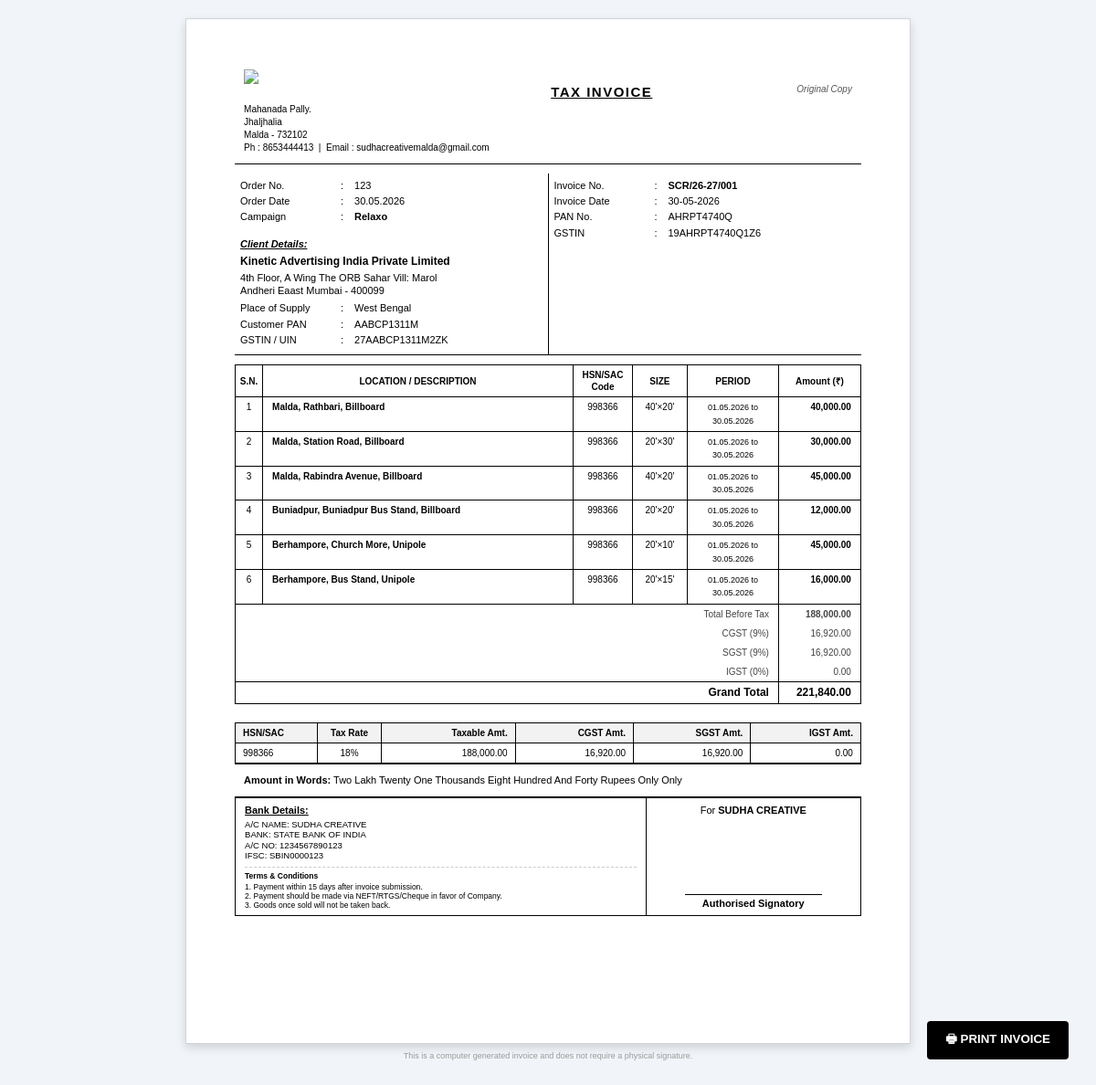
Screenshot of /modules/operations/generate_invoice.php?booking_id=28 (signed in) with the database file from the repository.
### tables this page shows
CREATE TABLE `bookings` (
  `id` int(11) NOT NULL AUTO_INCREMENT,
  `proposal_id` int(11) DEFAULT NULL,
  `entity_id` int(11) DEFAULT NULL,
  `booking_number` varchar(50) DEFAULT NULL,
  `client_id` int(11) NOT NULL,
  `campaign_name` varchar(255) DEFAULT NULL,
  `start_date` date DEFAULT NULL,
  `end_date` date DEFAULT NULL,
  `total_amount` decimal(15,2) DEFAULT NULL,
  `tax_amount` decimal(15,2) DEFAULT NULL,
  `grand_total` decimal(15,2) DEFAULT NULL,
  `printing_cost` decimal(15,2) DEFAULT 0.00,
  `mounting_cost` decimal(15,2) DEFAULT 0.00,
  `status` enum('pending','mounting','active','completed','cancelled') DEFAULT 'pending',
  `approval_status` enum('pending_approval','approved','rejected') DEFAULT 'pending_approval',
  `approved_by` int(11) DEFAULT NULL,
  `approved_at` timestamp NULL DEFAULT NULL,
  `rejection_reason` text DEFAULT NULL,
  `confirmation_type` varchar(20) DEFAULT 'po',
  `customer_po_no` varchar(50) DEFAULT NULL,
  `customer_po_date` date DEFAULT NULL,
  `email_date` date DEFAULT NULL,
  `customer_po_file` varchar(255) DEFAULT NULL,
  `created_at` timestamp NULL DEFAULT current_timestamp(),
  `mounting_date` varchar(255) DEFAULT NULL,
  `brand_name` varchar(255) DEFAULT NULL,
  `external_po` varchar(255) DEFAULT NULL,
  `contact_person` varchar(255) DEFAULT NULL,
  `billing_gstin` varchar(20) DEFAULT NULL,
  `tax_type` enum('cgst_sgst','igst') DEFAULT 'igst',
  PRIMARY KEY (`id`),
  KEY `client_id` (`client_id`)
);

CREATE TABLE `partners` (
  `id` int(11) NOT NULL AUTO_INCREMENT,
  `type` enum('client','vendor') NOT NULL,
  `business_type` varchar(100) DEFAULT NULL,
  `name` varchar(255) NOT NULL,
  `gstin` varchar(15) DEFAULT NULL,
  `additional_gst` text DEFAULT NULL,
  `pan` varchar(10) DEFAULT NULL,
  `msme` varchar(100) DEFAULT NULL,
  `cin` varchar(100) DEFAULT NULL,
  `contact_person` varchar(100) DEFAULT NULL,
  `phone` varchar(100) DEFAULT NULL,
  `email` varchar(100) DEFAULT NULL,
  `address` text DEFAULT NULL,
  `city` varchar(100) DEFAULT NULL,
  `state` varchar(100) DEFAULT NULL,
  `district` varchar(100) DEFAULT NULL,
  `pincode` varchar(10) DEFAULT NULL,
  `billing_address` text DEFAULT NULL,
  `payment_terms` varchar(255) DEFAULT NULL,
  `status` enum('active','inactive') DEFAULT 'active',
  `created_at` timestamp NOT NULL DEFAULT current_timestamp(),
  PRIMARY KEY (`id`)
);

CREATE TABLE `invoices` (
  `id` int(11) NOT NULL AUTO_INCREMENT,
  `invoice_number` varchar(50) DEFAULT NULL,
  `booking_id` int(11) NOT NULL,
  `entity_id` int(11) DEFAULT NULL,
  `invoice_date` date DEFAULT NULL,
  `type` enum('tax','proforma','estimate','printing') DEFAULT 'tax',
  `sub_total` decimal(15,2) DEFAULT NULL,
  `cgst` decimal(15,2) DEFAULT NULL,
  `sgst` decimal(15,2) DEFAULT NULL,
  `igst` decimal(15,2) DEFAULT NULL,
  `total_amount` decimal(15,2) DEFAULT NULL,
  `payment_status` enum('unpaid','partially_paid','paid') DEFAULT 'unpaid',
  `approval_status` enum('pending_approval','approved','rejected') DEFAULT 'pending_approval',
  `approved_by` int(11) DEFAULT NULL,
  `approved_at` timestamp NULL DEFAULT NULL,
  `rejection_reason` text DEFAULT NULL,
  `created_at` timestamp NOT NULL DEFAULT current_timestamp(),
  `billing_gstin` varchar(20) DEFAULT NULL,
  `remarks` text DEFAULT NULL,
  PRIMARY KEY (`id`),
  KEY `fk_invoice_entity` (`entity_id`),
  CONSTRAINT `fk_invoice_entity` FOREIGN KEY (`entity_id`) REFERENCES `entities` (`id`) ON DELETE SET NULL
);

CREATE TABLE `booking_items` (
  `id` int(11) NOT NULL AUTO_INCREMENT,
  `booking_id` int(11) NOT NULL,
  `proposal_item_id` int(11) DEFAULT NULL,
  `site_id` int(11) NOT NULL,
  `purchase_rate` decimal(15,2) DEFAULT NULL,
  `sale_rate` decimal(15,2) DEFAULT NULL,
  `start_date` date DEFAULT NULL,
  `end_date` date DEFAULT NULL,
  `days` int(11) DEFAULT 30,
  `purchase_amount` decimal(15,2) DEFAULT NULL,
  `amount` decimal(15,2) DEFAULT NULL,
  `selected_image` varchar(255) DEFAULT NULL,
  `printing_vendor_id` varchar(255) DEFAULT NULL,
  `printing_rate` varchar(255) DEFAULT NULL,
  `printing_amount` varchar(255) DEFAULT NULL,
  `custom_location` varchar(255) DEFAULT NULL,
  `custom_site_name` varchar(255) DEFAULT NULL,
  PRIMARY KEY (`id`)
);

CREATE TABLE `sites` (
  `id` int(11) NOT NULL AUTO_INCREMENT,
  `site_code` varchar(50) DEFAULT NULL,
  `name` varchar(255) NOT NULL,
  `location` varchar(255) DEFAULT NULL,
  `city` varchar(100) DEFAULT NULL,
  `state` varchar(100) DEFAULT NULL,
  `type` varchar(50) DEFAULT NULL,
  `genre` varchar(100) DEFAULT NULL,
  `width` float DEFAULT NULL,
  `height` float DEFAULT NULL,
  `facing` varchar(50) DEFAULT NULL,
  `light_type` enum('BL','NL','FL') DEFAULT 'NL',
  `hsn_code` varchar(10) DEFAULT '998366',
  `mounting_hsn` varchar(50) DEFAULT NULL,
  `grade` enum('A','B','C') DEFAULT 'B',
  `sqft` float GENERATED ALWAYS AS (`width` * `height`) STORED,
  `owner_type` enum('HA','TA') DEFAULT 'HA',
  `vendor_id` int(11) DEFAULT NULL,
  `vendor_gst` varchar(20) DEFAULT NULL,
  `card_rate` decimal(10,2) DEFAULT NULL,
  `purchase_rate` decimal(10,2) DEFAULT NULL,
  `status` enum('available','booked','maintenance') DEFAULT 'available',
  `available_from` date DEFAULT NULL,
  `image_url` varchar(255) DEFAULT NULL,
  `latitude` decimal(10,8) DEFAULT NULL,
  `longitude` decimal(11,8) DEFAULT NULL,
  `area` varchar(255) DEFAULT NULL,
  `district` varchar(255) DEFAULT NULL,
  PRIMARY KEY (`id`)
);

### modules/operations/generate_invoice.php (the view, shortened to what the rows shown need)
<?php
include_once __DIR__ . '/../../config/db.php';
include_once __DIR__ . '/../../includes/functions.php';
$booking_id = isset($_GET['booking_id']) ? intval($_GET['booking_id']) : 0;
$stmtInvCheck = $pdo->prepare("SELECT * FROM invoices WHERE booking_id = ? AND type = 'tax' LIMIT 1");
$stmtInvCheck->execute([$booking_id]);
$invoiceData = $stmtInvCheck->fetch();
$stmt = $pdo->prepare("
    SELECT b.*, c.name as client_name, c.address as client_address, c.gstin as client_gstin,
           c.state as client_state, c.additional_gst, c.contact_person, c.phone, c.pan as client_pan
    FROM bookings b
    JOIN partners c ON b.client_id = c.id
    WHERE b.id = ?
");
$stmt->execute([$booking_id]);
$b = $stmt->fetch();
if (!empty($b['billing_gstin']) && $b['billing_gstin'] !== $b['client_gstin'] && !empty($b['additional_gst'])) {
    $addGsts = json_decode($b['additional_gst'], true);
    if (is_array($addGsts)) {
        foreach ($addGsts as $g) {
            if ($g['gstin'] === $b['billing_gstin']) {
                $b['client_gstin']   = $g['gstin'];
                $b['client_address'] = $g['address'];
                $b['client_state']   = $g['state'];
                break;
            }
        }
    }
}
$stmtItems = $pdo->prepare("
    SELECT bi.*, COALESCE(bi.custom_site_name, s.name) as site_name, s.site_code,
           COALESCE(bi.custom_location, s.location) as location,
           s.city, s.width, s.height, s.light_type, s.hsn_code, s.type as media_type
    FROM booking_items bi
    JOIN sites s ON bi.site_id = s.id
    WHERE bi.booking_id = ?
");
$stmtItems->execute([$booking_id]);
$items = $stmtItems->fetchAll();
$subtotal = 0;
foreach ($items as $item) {
    $subtotal += floatval($item['amount']);
}
$isInterState = (strtolower(trim($b['client_state'] ?? '')) !== 'west bengal');
$gst          = calculateGST($subtotal, $isInterState);
$grand_total  = $subtotal + $gst['total'];
$inv_number = !empty($invoiceData['invoice_number'])
    ? $invoiceData['invoice_number']
    : ('SCR/' . getFinancialYear($b['created_at']) . '/' . str_pad($b['id'], 4, '0', STR_PAD_LEFT));
$inv_date = (!empty($invoiceData['invoice_date']) && $invoiceData['invoice_date'] !== '0000-00-00')
    ? date('d-m-Y', strtotime($invoiceData['invoice_date']))
    : date('d-m-Y');
?>
<!DOCTYPE html>
<html lang="en">
<head>
</head>
<body>
<div class="invoice-wrapper">
    <div class="main-info">
        <div class="info-col">
            <div class="info-row">
                <span class="info-label">Order No.</span>
                <span class="info-sep">:</span>
                <span class="info-value"><?php echo $b['customer_po_no'] ?: 'N/A'; ?></span>
            </div>
            <div class="info-row">
                <span class="info-label">Order Date</span>
                <span class="info-sep">:</span>
                <span class="info-value"><?php echo $b['customer_po_date'] ? date('d.m.Y', strtotime($b['customer_po_date'])) : 'N/A'; ?></span>
            </div>
            <div class="info-row">
                <span class="info-value"><strong><?php echo htmlspecialchars($b['campaign_name'] ?? 'N/A'); ?></strong></span>
            </div>
            <div style="margin-top: 15px;">
                <div class="section-title">Client Details:</div>
                <div style="font-weight: bold; font-size: 12px; margin-bottom: 2px;">
                    <?php echo $b['client_name']; ?>
                </div>
                <div style="width: 250px;"><?php echo $b['client_address']; ?></div>
                <div class="info-row" style="margin-top: 5px;">
                    <span class="info-label">Place of Supply</span>
                    <span class="info-sep">:</span>
                    <span class="info-value"><?php echo $b['client_state']; ?></span>
                </div>
                <div class="info-row">
                    <span class="info-label">Customer PAN</span>
                    <span class="info-sep">:</span>
                    <span class="info-value"><?php echo $b['client_pan'] ?: 'N/A'; ?></span>
                </div>
                <div class="info-row">
                    <span class="info-label">GSTIN / UIN</span>
                    <span class="info-sep">:</span>
                    <span class="info-value"><?php echo $b['client_gstin'] ?: 'N/A'; ?></span>
                </div>
            </div>
        </div>
        <div class="info-col">
            <div class="info-row">
                <span class="info-value"><strong><?php echo htmlspecialchars($inv_number); ?></strong></span>
            </div>
            <div class="info-row">
                <span class="info-label">Invoice Date</span>
                <span class="info-sep">:</span>
                <span class="info-value"><?php echo $inv_date; ?></span>
            </div>
        </div>
    </div>
    <table>
        <thead>
            <tr>
                <th style="width:30px;">S.N.</th>
                <th>LOCATION / DESCRIPTION</th>
                <th style="width:65px;">HSN/SAC<br>Code</th>
                <th style="width:60px;">SIZE</th>
                <th style="width:100px;">PERIOD</th>
                <th style="width:90px;">Amount (₹)</th>
            </tr>
        </thead>
        <tbody>
            <?php foreach ($items as $idx => $item):
                $sDate = (!empty($item['start_date']) && $item['start_date'] != '0000-00-00') ? $item['start_date'] : $b['start_date'];
                $eDate = (!empty($item['end_date'])   && $item['end_date']   != '0000-00-00') ? $item['end_date']   : $b['end_date'];
                $parts = [];
                if (!empty(trim($item['city'])))       $parts[] = trim($item['city']);
                if (!empty(trim($item['site_name'])))  $parts[] = trim($item['site_name']);
                if (!empty(trim($item['media_type']))) $parts[] = trim($item['media_type']);
            ?>
            <tr>
                <td><?php echo $idx + 1; ?></td>
                <td style="text-align:left; padding-left:10px;">
                    <strong><?php echo htmlspecialchars(implode(', ', $parts)); ?></strong>
                </td>
                <td><?php echo htmlspecialchars($item['hsn_code'] ?: '998366'); ?></td>
                <td><?php echo $item['width']; ?>'&times;<?php echo $item['height']; ?>'</td>
                <td style="font-size:9px; line-height:1.6;">
                    <?php echo date('d.m.Y', strtotime($sDate)); ?> to<br>
                    <?php echo date('d.m.Y', strtotime($eDate)); ?>
                </td>
                <td style="text-align:right; padding-right:10px; font-weight:bold;">
                    <?php echo number_format($item['amount'], 2); ?>
                </td>
            </tr>
            <?php endforeach; ?>
            <tr class="gst-row" style="font-weight: bold;">
                <td colspan="5" style="text-align:right; padding-right:10px;">CGST (<?php echo $isInterState ? '0' : '9'; ?>%)</td>
                <td style="text-align:right; padding-right:10px;"><?php echo number_format($gst['cgst'], 2); ?></td>
            </tr>
            <tr class="gst-row" style="font-weight: bold;">
                <td colspan="5" style="text-align:right; padding-right:10px;">SGST (<?php echo $isInterState ? '0' : '9'; ?>%)</td>
                <td style="text-align:right; padding-right:10px;"><?php echo number_format($gst['sgst'], 2); ?></td>
            </tr>
            <tr class="gst-row" style="font-weight: bold;">
                <td colspan="5" style="text-align:right; padding-right:10px;">IGST (<?php echo $isInterState ? '18' : '0'; ?>%)</td>
                <td style="text-align:right; padding-right:10px;"><?php echo number_format($gst['igst'], 2); ?></td>
            </tr>
            <tr class="totals-row">
                <td colspan="5" style="text-align:right; padding-right:10px; font-size:12px;">Grand Total</td>
                <td style="text-align:right; padding-right:10px; font-weight:bold; font-size:12px;"><?php echo number_format($grand_total, 2); ?></td>
            </tr>
        </tbody>
    </table>
    <div class="avoid-break">
        <?php
        $hsnGroups = [];
        foreach ($items as $item) {
            $hsn = $item['hsn_code'] ?: '998366';
            $hsnGroups[$hsn] = ($hsnGroups[$hsn] ?? 0) + floatval($item['amount'] ?? 0);
        }
        ?>
        <table style="border:1px solid #000; margin-top: 10px;">
            <thead>
                <tr style="background:#f2f2f2;">
                    <th style="text-align:left; padding-left:8px; width:90px; border-top:none;">HSN/SAC</th>
                    <th style="width:70px; border-top:none;">Tax Rate</th>
                    <th style="text-align:right; padding-right:8px; border-top:none;">Taxable Amt.</th>
                    <th style="text-align:right; padding-right:8px; border-top:none;">CGST Amt.</th>
                    <th style="text-align:right; padding-right:8px; border-top:none;">SGST Amt.</th>
                    <th style="text-align:right; padding-right:8px; border-top:none; border-right:none;">IGST Amt.</th>
                </tr>
            </thead>
            <tbody>
                <?php foreach ($hsnGroups as $hsn => $taxableAmt):
                    $hsnGst = calculateGST($taxableAmt, $isInterState);
                ?>
                <tr>
                    <td style="text-align:left; padding-left:8px; border-left:none;"><?php echo htmlspecialchars($hsn); ?></td>
                    <td style="text-align:center;">18%</td>
                    <td style="text-align:right; padding-right:8px;"><?php echo number_format($taxableAmt, 2); ?></td>
                    <td style="text-align:right; padding-right:8px;"><?php echo number_format($hsnGst['cgst'], 2); ?></td>
                    <td style="text-align:right; padding-right:8px;"><?php echo number_format($hsnGst['sgst'], 2); ?></td>
                    <td style="text-align:right; padding-right:8px; border-right:none;"><?php echo number_format($hsnGst['igst'], 2); ?></td>
                </tr>
                <?php endforeach; ?>
            </tbody>
        </table>
        <div style="padding:10px; border-top:1px solid #000; border-bottom:1px solid #000; font-size:11px;">
            <strong>Amount in Words:</strong> <span style="text-transform: capitalize;"><?php echo amountInWords($grand_total); ?> Only</span>
        </div>
    </div>
</div>
</body>
</html>

### rows the page displays
bookings: customer_po_no "123", customer_po_date "30.05.2026", campaign_name "Relaxo", partners.name "Kinetic Advertising India Private Limited", partners.state "West Bengal", partners.pan "AABCP1311M", billing_gstin "27AABCP1311M2ZK", partners.state "16,920.00", partners.state "0.00", partners.state "221,840.00", hsn "998366", taxableAmt "188,000.00", partners.state "Two Lakh Twenty One Thousands Eight Hundred And Forty Rupees Only"
invoices: invoice_number "SCR/26-27/001", invoice_date "30-05-2026"
booking_items: parts "Malda, Rathbari, Billboard", site.hsn_code "998366", site.width "40", site.height "20", start_date "01.05.2026", end_date "30.05.2026", amount "40,000.00"
booking_items: parts "Malda, Station Road, Billboard", site.hsn_code "998366", site.width "20", site.height "30", start_date "01.05.2026", end_date "30.05.2026", amount "30,000.00"
booking_items: parts "Malda, Rabindra Avenue, Billboard", site.hsn_code "998366", site.width "40", site.height "20", start_date "01.05.2026", end_date "30.05.2026", amount "45,000.00"
booking_items: parts "Buniadpur, Buniadpur Bus Stand, Billboard", site.hsn_code "998366", site.width "20", site.height "20", start_date "01.05.2026", end_date "30.05.2026", amount "12,000.00"
booking_items: parts "Berhampore, Church More, Unipole", site.hsn_code "998366", site.width "20", site.height "10", start_date "01.05.2026", end_date "30.05.2026", amount "45,000.00"
booking_items: parts "Berhampore, Bus Stand, Unipole", site.hsn_code "998366", site.width "20", site.height "15", start_date "01.05.2026", end_date "30.05.2026", amount "16,000.00"

### other values shown
$company_address "Mahanada Pally. Jhaljhalia Malda - 732102"
$company_phone "8653444413"
$company_email "sudhacreativemalda@gmail.com"
$b['client_address'] "4th Floor, A Wing The ORB Sahar Vill: Marol Andheri Eaast Mumbai - 400099"
$company_pan "AHRPT4740Q"
$company_gstin "19AHRPT4740Q1Z6"
$subtotal "188,000.00"
$bank "A/C NAME: SUDHA CREATIVE BANK: STATE BANK OF INDIA A/C NO: 1234567890123 IFSC: SBIN0000123"
$company_terms "1. Payment within 15 days after invoice submission. 2. Payment should be made via NEFT/RTGS/Cheque in favor of Company. 3. Goods once sold will not be taken back."
$company_name "SUDHA CREATIVE"
